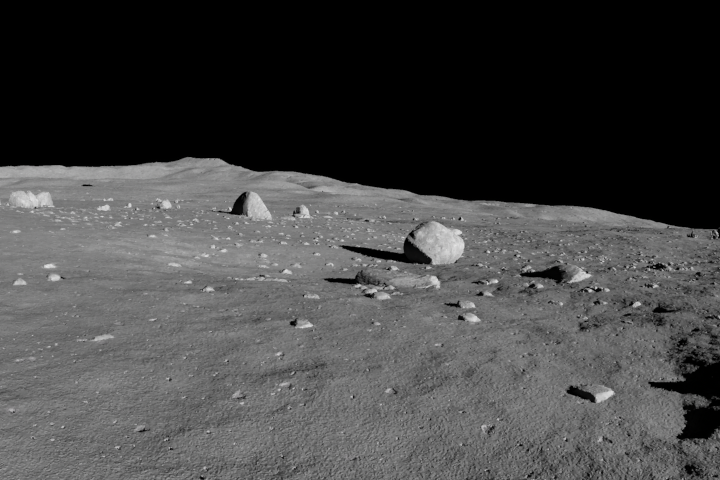
#> input picture data/render/render0433.png, 720 x 480 px; its folder holds only this picture in this run
$ python -i perception_live.py   (imports and definitions only)
#> lines starting #> are read from the running program, lines starting #| are printed output that depends on the picture; after the words box and inside, x2 and y2 are one past the last pixel; in counts of white or black regions, pixels touching at a corner belong together
#> further down, picture is the input picture: shape (480, 720, 3); mean B, G, R 68.1, 68.1, 68.1
"""Person A's hybrid detector, extracted from the notebook so it runs outside Kaggle.

  rocks (class 0)        -> fine-tuned YOLOv8n  (best.pt)
  pits (1) / bright (2)  -> classical CV rules (CLAHE + adaptive threshold + contours)
  pixel -> ground (cm)   -> flat-ground pinhole model

CAMERA GEOMETRY IS AN ASSUMPTION (copied from A's notebook) - confirm with Person A.

Usage:
    from telemetry.perception_live import Perception, load_frames
    from telemetry.perception_adapter import PerceptionRover
    p = Perception("best.pt")                     # needs: pip install ultralytics opencv-python
    frames = load_frames("path/to/images_or_video.mp4", n=100)
    rover = PerceptionRover.from_detector(p.detect_b, frames)
"""
import glob
import os
from typing import List

import cv2
import numpy as np

from .codec import Detection

TARGET_W = 640
CAM_H_CM, CAM_PITCH_DEG, HFOV_DEG, PIX_ERR = 100.0, 10.0, 70.0, 2.0

_clahe = cv2.createCLAHE(clipLimit=2.0, tileGridSize=(8, 8))
_KERNEL = cv2.getStructuringElement(cv2.MORPH_ELLIPSE, (5, 5))


# --- frame loading ---------------------------------------------------------
def _resize(im, width=TARGET_W):
    s = width / im.shape[1]
    return cv2.resize(im, (width, int(im.shape[0] * s)), interpolation=cv2.INTER_AREA)


# [21 lines left out: function load_frames, not called in this run]


# --- classical detector (A's cells 'detect' / 'find_horizon') -----------------
def _find_horizon(gray):
    rows = np.convolve(gray.mean(axis=1), np.ones(9) / 9, mode="same")
    idx = np.where(rows > 15)[0]
    return int(idx[0]) if len(idx) else 0


def classical_detect(frame_bgr, min_area_frac=0.0005, max_area_frac=0.25):
    """Returns [(class_id, confidence 0-1, (x1, y1, x2, y2))] for rocks(0)/pits(1)/bright(2)."""
#> called with min_area_frac = 0.0005, max_area_frac = 0.25
    h, w = frame_bgr.shape[:2]
#> h = 480; w = 720
    gray = cv2.cvtColor(frame_bgr, cv2.COLOR_BGR2GRAY)
    horizon = _find_horizon(gray)
#> in _find_horizon, `rows = np.convolve(gray.mean(axis=1), np.ones(9) / 9, mode="same")`: rows = 480 values, max 125.3 at index 241, min 0 at index 0, mean 67.88
#> in _find_horizon, `idx = np.where(rows > 15)[0]`: idx = 318 values from 162 to 479
#> horizon = 162
    g = cv2.GaussianBlur(_clahe.apply(gray), (5, 5), 0)
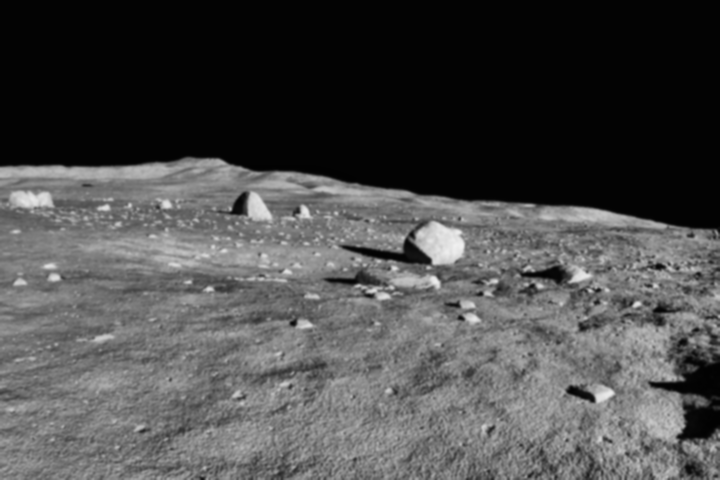
#> g: shape (480, 720); min 2, max 240, mean 75.6
    dark = cv2.adaptiveThreshold(g, 255, cv2.ADAPTIVE_THRESH_GAUSSIAN_C, cv2.THRESH_BINARY_INV, 31, 8)
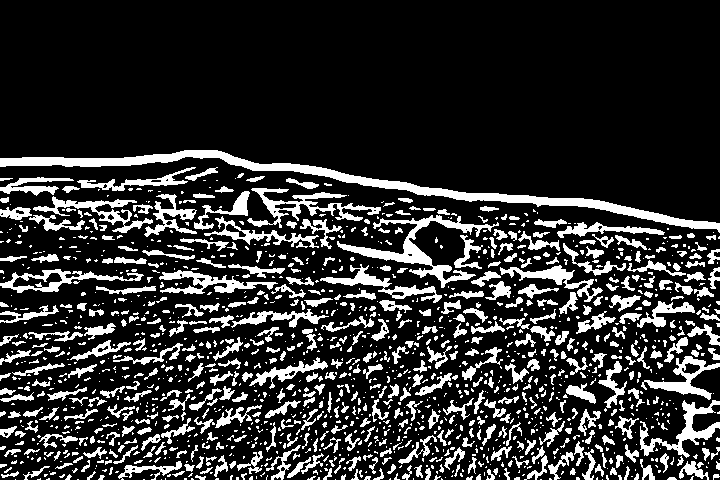
#> dark: shape (480, 720); 19% white; 1484 white regions (958 under 20 px), largest, box (x1, y1, x2, y2) and area: (0, 150, 720, 233) 5934, (337, 215, 499, 288) 2229, (247, 188, 381, 228) 1465
    bright = cv2.adaptiveThreshold(g, 255, cv2.ADAPTIVE_THRESH_GAUSSIAN_C, cv2.THRESH_BINARY, 31, -8)
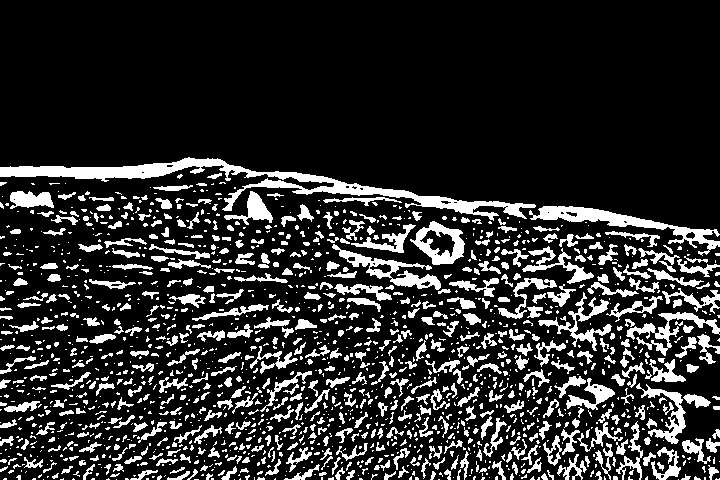
#> bright: shape (480, 720); 17.5% white; 1630 white regions (1065 under 20 px), largest, box (x1, y1, x2, y2) and area: (0, 157, 536, 221) 5719, (529, 206, 720, 256) 2065, (332, 244, 441, 290) 1265
    mask = cv2.bitwise_or(dark, bright)
#> mask: shape (480, 720); 36.5% white; 1363 white regions (1104 under 20 px), largest, box (x1, y1, x2, y2) and area: (0, 150, 720, 480) 69811, (102, 336, 510, 480) 19421, (159, 251, 316, 318) 2807
    mask[:horizon, :] = 0
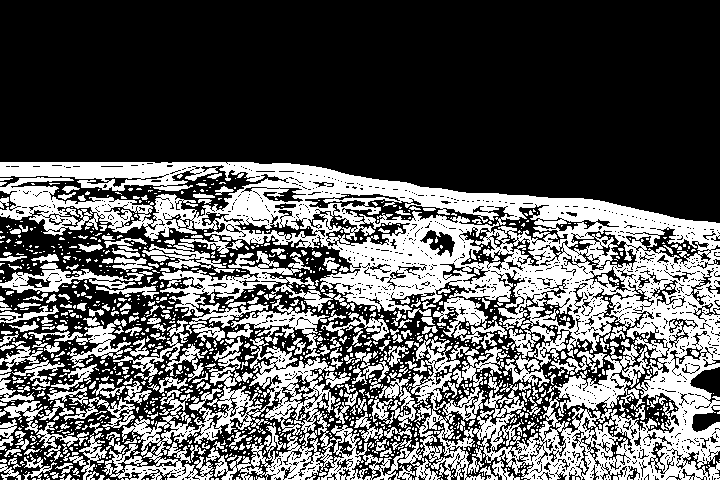
#> mask: shape (480, 720); 36% white; 1363 white regions (1104 under 20 px), largest, box (x1, y1, x2, y2) and area: (0, 162, 720, 480) 68262, (102, 336, 510, 480) 19421, (159, 251, 316, 318) 2807
    mask = cv2.morphologyEx(mask, cv2.MORPH_OPEN, _KERNEL)
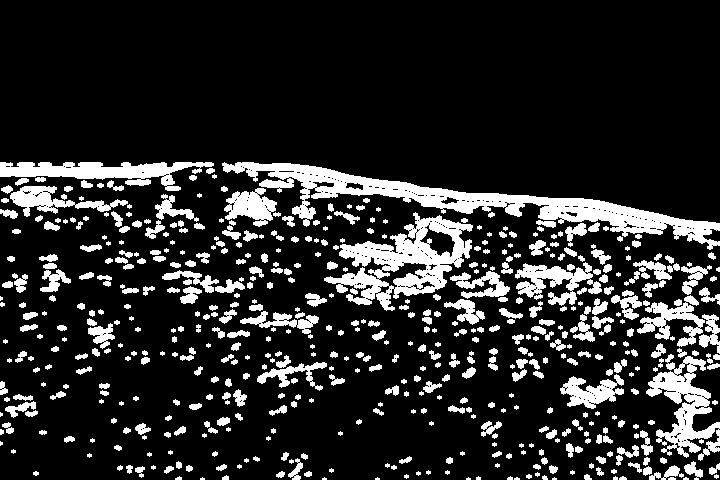
#> mask: shape (480, 720); 16.3% white; 557 white regions (150 under 20 px), largest, box (x1, y1, x2, y2) and area: (222, 162, 720, 250) 9347, (324, 212, 473, 311) 5845, (646, 354, 720, 461) 3267
    mask = cv2.morphologyEx(mask, cv2.MORPH_CLOSE, _KERNEL, iterations=2)
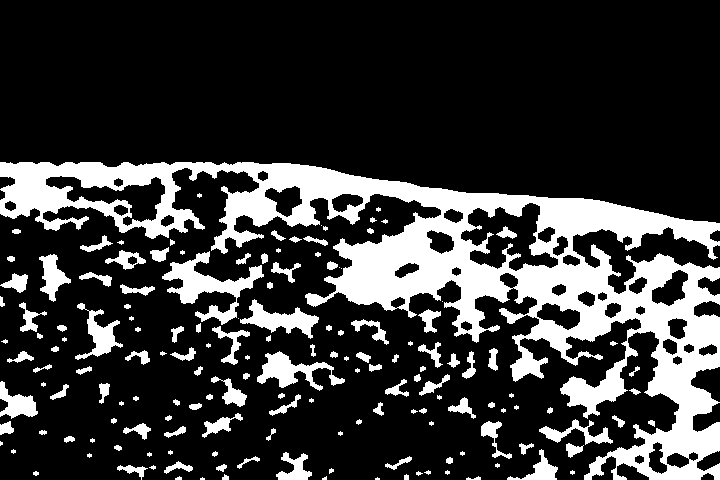
#> mask: shape (480, 720); 21.9% white; 159 white regions (47 under 20 px)
    contours, _ = cv2.findContours(mask, cv2.RETR_EXTERNAL, cv2.CHAIN_APPROX_SIMPLE)
#> contours = 158 contours, 70 with area under 20; largest, box (x1, y1, x2, y2) and area: (0, 162, 720, 480) 65944, (162, 251, 264, 325) 2188, (257, 351, 345, 391) 1200, (240, 299, 319, 339) 1132, (75, 303, 123, 360) 810
    frame_area = float(h * w)
#> frame_area = 345600
    ground_mean = gray[horizon:, :].mean() if horizon < h else gray.mean()
#> ground_mean = 102.7
    out = []
    for c in contours:
        area = cv2.contourArea(c)
        if area < min_area_frac * frame_area or area > max_area_frac * frame_area:
            continue
        per = cv2.arcLength(c, True)
        if per == 0:
            continue
        circ = 4 * np.pi * area / (per * per)
        hull_area = cv2.contourArea(cv2.convexHull(c))
        solidity = area / hull_area if hull_area > 0 else 0
        x, y, bw, bh = cv2.boundingRect(c)
        blob = np.zeros((h, w), np.uint8)
        cv2.drawContours(blob, [c], -1, 255, -1)
        mean_int = cv2.mean(gray, mask=blob)[0]
        if mean_int > 200 and solidity > 0.8:
            cls = 2
        elif circ > 0.75 and area > 0.01 * frame_area and mean_int < 0.7 * ground_mean:
            cls = 1
        else:
            cls = 0
        conf = float(min(1.0, 0.5 * solidity + 0.5 * min(area / (0.02 * frame_area), 1.0)))
        out.append((cls, conf, (float(x), float(y), float(x + bw), float(y + bh))))
#> this loop made 158 passes
#> (area, per, circ, hull_area, solidity, x, y, bw) on passes 23, 28, 41, 45, 50: (441.5, 158, 0.222, 797, 0.554, 276, 452, 36), (442, 162.9, 0.209, 882, 0.501, 507, 449, 51), (290.5, 153.3, 0.155, 769.5, 0.378, 481, 421, 31), (534, 251.6, 0.106, 1335.5, 0.4, 539, 419, 74), (293, 136.7, 0.197, 547, 0.536, 202, 413, 41)
#> (area, per, circ, hull_area, solidity, x, y, bw) on passes 62, 73, 75, 93, 111, 116: (187, 90.43, 0.287, 310, 0.603, 448, 397, 28), (661.5, 161.3, 0.32, 990, 0.668, 0, 381, 38), (344, 135.1, 0.237, 624, 0.551, 211, 376, 36), (1200, 346.9, 0.125, 2360, 0.508, 257, 351, 88), (335, 181.2, 0.128, 955.5, 0.351, 212, 326, 38), (238, 141.9, 0.149, 521.5, 0.456, 351, 319, 38)
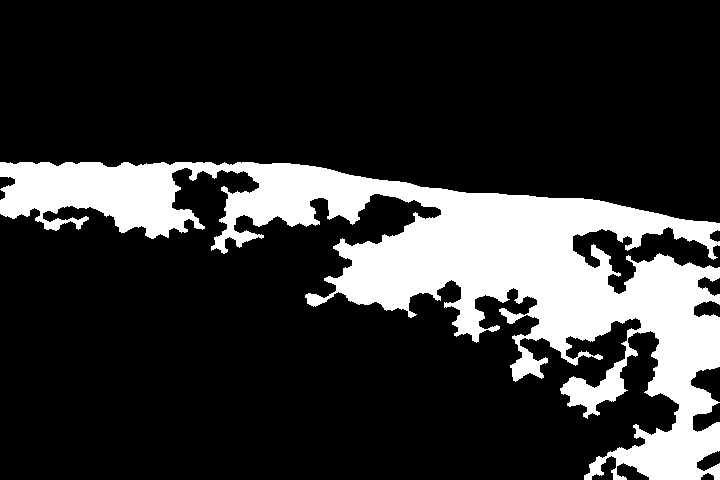
#> blob: shape (480, 720); 19.8% white; 1 white region, box (x1, y1, x2, y2) and area: (0, 162, 720, 480) 68506
#> after the loop, out = 20 items
    return out


# --- geometry --------------------------------------------------------------
# [10 lines left out: function pixel_to_ground, not called in this run]


# --- hybrid detector -------------------------------------------------------
class Perception:
    # [12 lines left out: functions __init__, _candidates, not called in this run]

    def detect_b(self, frame_bgr, t_ms: int = 0) -> List[Detection]:
        return boxes_to_detections(self._candidates(frame_bgr), frame_bgr.shape[:2], t_ms)


# [14 lines left out: function boxes_to_detections, not called in this run]

>>> import cv2
>>> picture = cv2.imread('../data/render/render0433.png')
>>> result = classical_detect(picture)
#> result = 20 items

$ run again, on data/render/render0489.png
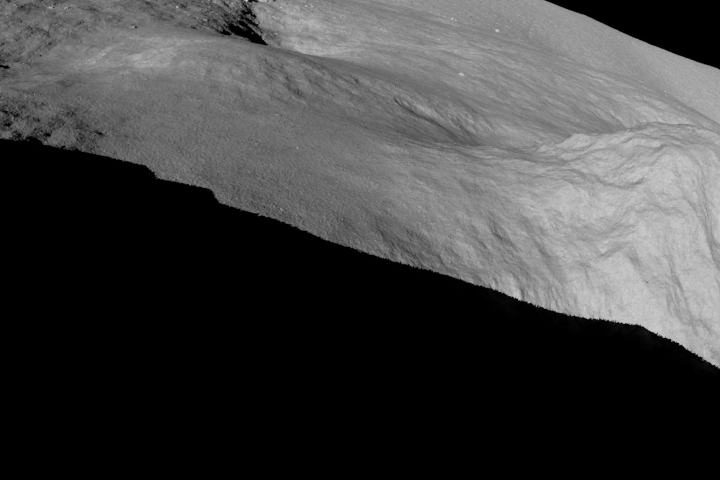
#> input picture data/render/render0489.png, 720 x 480 px
#> picture is the input picture: shape (480, 720, 3); mean B, G, R 65.4, 65.4, 65.4
#> rows = 480 values, max 129.4 at index 67, min 0 at index 391, mean 65.2
#> idx = 336 values from 0 to 335
#> horizon = 0
#> in classical_detect, `dark = cv2.adaptiveThreshold(g, 255, cv2.ADAPTIVE_THRESH_GAUSSIAN_C, c..`:
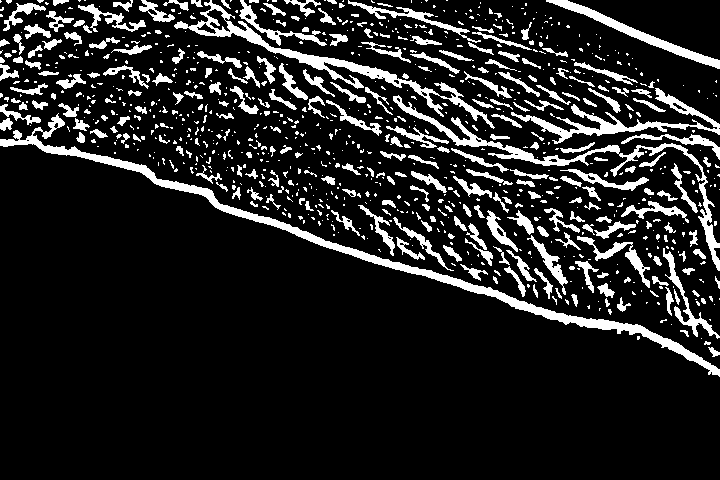
#> dark: shape (480, 720); 13.5% white; 920 white regions (646 under 20 px), largest, box (x1, y1, x2, y2) and area: (0, 113, 720, 377) 6109, (174, 0, 495, 129) 3160, (393, 95, 720, 271) 2870
#> bright: shape (480, 720); 12.4% white; 1014 white regions (688 under 20 px), largest, box (x1, y1, x2, y2) and area: (77, 131, 421, 268) 2901, (524, 287, 720, 368) 1920, (540, 0, 720, 78) 1663
#> contours = 67 contours, 29 with area under 20; largest, box (x1, y1, x2, y2) and area: (0, 0, 720, 376) 65366, (540, 0, 720, 77) 3018, (693, 214, 720, 275) 812, (381, 127, 458, 161) 634, (410, 170, 446, 197) 402
#> ground_mean = 65.41
#> the loop in classical_detect, `for c in contours:` made 67 passes
#> (area, per, circ, hull_area, solidity, x, y, bw) on passes 3, 6, 15, 23, 34, 46, 49, 50: (190.5, 130.5, 0.141, 522, 0.365, 572, 280, 42), (811.5, 209, 0.234, 1234, 0.658, 693, 214, 27), (401.5, 142.1, 0.25, 727, 0.552, 410, 170, 36), (634, 281.8, 0.1, 1415.5, 0.448, 381, 127, 77), (188, 65.11, 0.557, 235, 0.8, 604, 93, 22), (317, 133.1, 0.225, 628, 0.505, 479, 72, 37), (279.5, 128.8, 0.212, 611, 0.457, 489, 41, 39), (276.5, 131.6, 0.201, 566, 0.489, 72, 41, 40)
#> after the loop in classical_detect, `for c in contours:`:
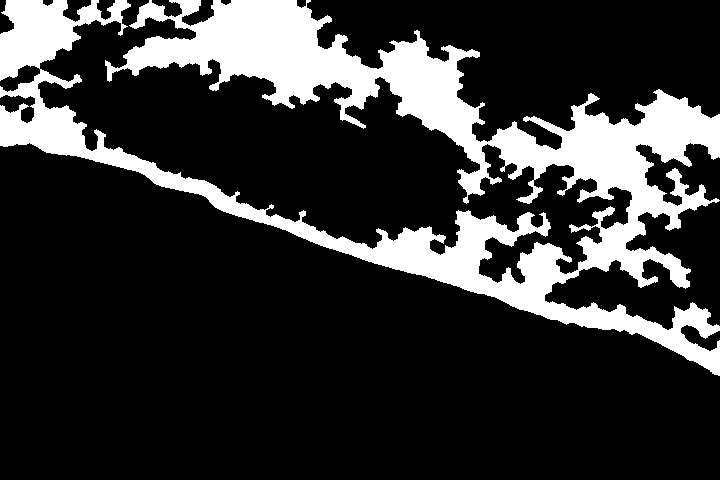
#> blob: shape (480, 720); 20% white; 1 white region, box (x1, y1, x2, y2) and area: (0, 0, 720, 376) 69036
#> after the loop in classical_detect, `for c in contours:`: out = 10 items

$ run again, on data/render/render0522.png
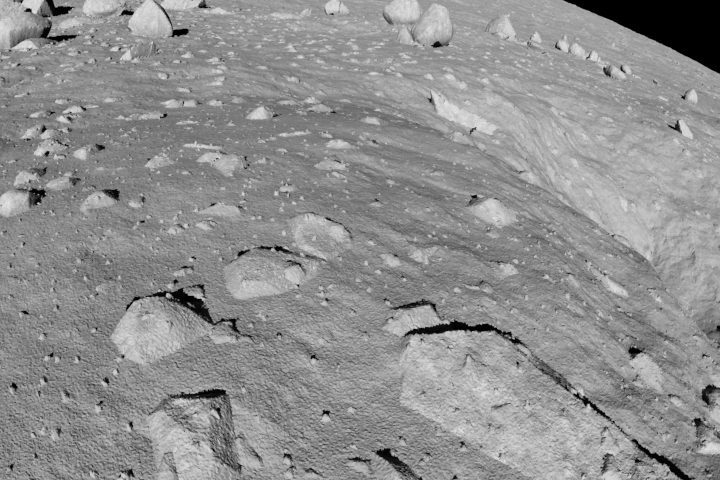
#> input picture data/render/render0522.png, 720 x 480 px
#> picture is the input picture: shape (480, 720, 3); mean B, G, R 143.6, 143.5, 143.6
#> rows = 480 values, max 151.7 at index 87, min 72.09 at index 0, mean 142.9
#> idx = 480 values from 0 to 479
#> horizon = 0
#> in classical_detect, `dark = cv2.adaptiveThreshold(g, 255, cv2.ADAPTIVE_THRESH_GAUSSIAN_C, c..`:
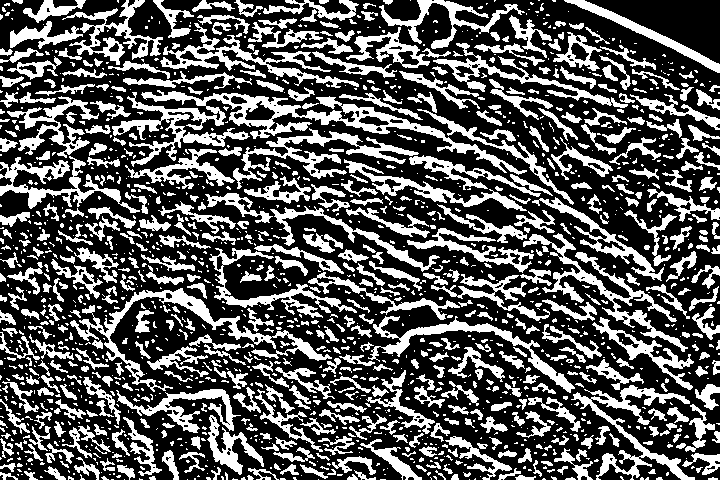
#> dark: shape (480, 720); 34.6% white; 1612 white regions (1032 under 20 px), largest, box (x1, y1, x2, y2) and area: (112, 90, 527, 175) 6639, (70, 288, 332, 392) 3197, (523, 233, 688, 352) 2704
#> bright: shape (480, 720); 31.8% white; 2112 white regions (1248 under 20 px), largest, box (x1, y1, x2, y2) and area: (559, 0, 720, 81) 1598, (399, 330, 525, 376) 1494, (443, 297, 586, 373) 1358
#> contours = 53 contours, 25 with area under 20; largest, box (x1, y1, x2, y2) and area: (0, 0, 720, 480) 255004, (0, 222, 124, 324) 2584, (28, 274, 122, 364) 1530, (20, 460, 68, 480) 454, (8, 371, 66, 402) 404
#> ground_mean = 143.5
#> the loop in classical_detect, `for c in contours:` made 53 passes
#> (area, per, circ, hull_area, solidity, x, y, bw) on passes 3, 5, 18, 21, 31, 38: (272.5, 72.04, 0.66, 296, 0.921, 75, 463, 24), (453.5, 128.2, 0.347, 601.5, 0.754, 20, 460, 48), (280, 100.1, 0.351, 424.5, 0.66, 337, 398, 27), (403.5, 199.6, 0.127, 971.5, 0.415, 8, 371, 58), (1529.5, 513.1, 0.073, 3766, 0.406, 28, 274, 94), (2584, 814.5, 0.0489, 6860.5, 0.377, 0, 222, 124)
#> after the loop in classical_detect, `for c in contours:`:
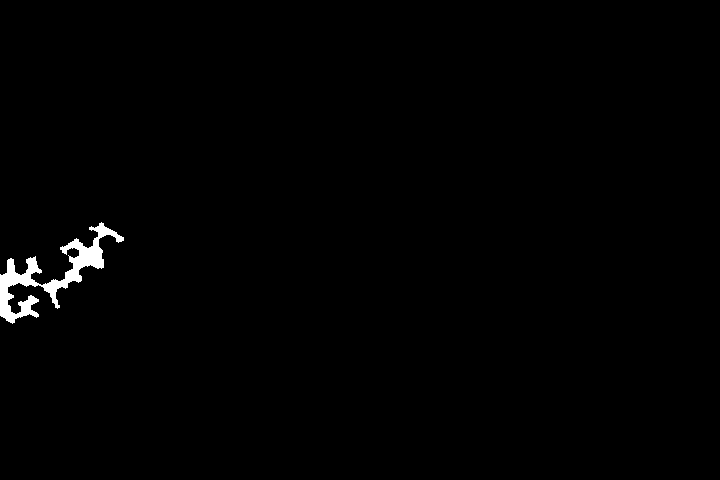
#> blob: shape (480, 720); 0.85% white; 1 white region, box (x1, y1, x2, y2) and area: (0, 222, 124, 324) 2938
#> after the loop in classical_detect, `for c in contours:`: out = [(0, 0.48, (75, 463, 99, 480)), (0, 0.41, (20, 460, 68, 480)), (0, 0.35, (337, 398, 364, 422)), (0, 0.237, (8, 371, 66, 402)), (0, 0.314, (28, 274, 122, 364)), (0, 0.375, (0, 222, 124, 324))]
#> result has the same summary as out in classical_detect
